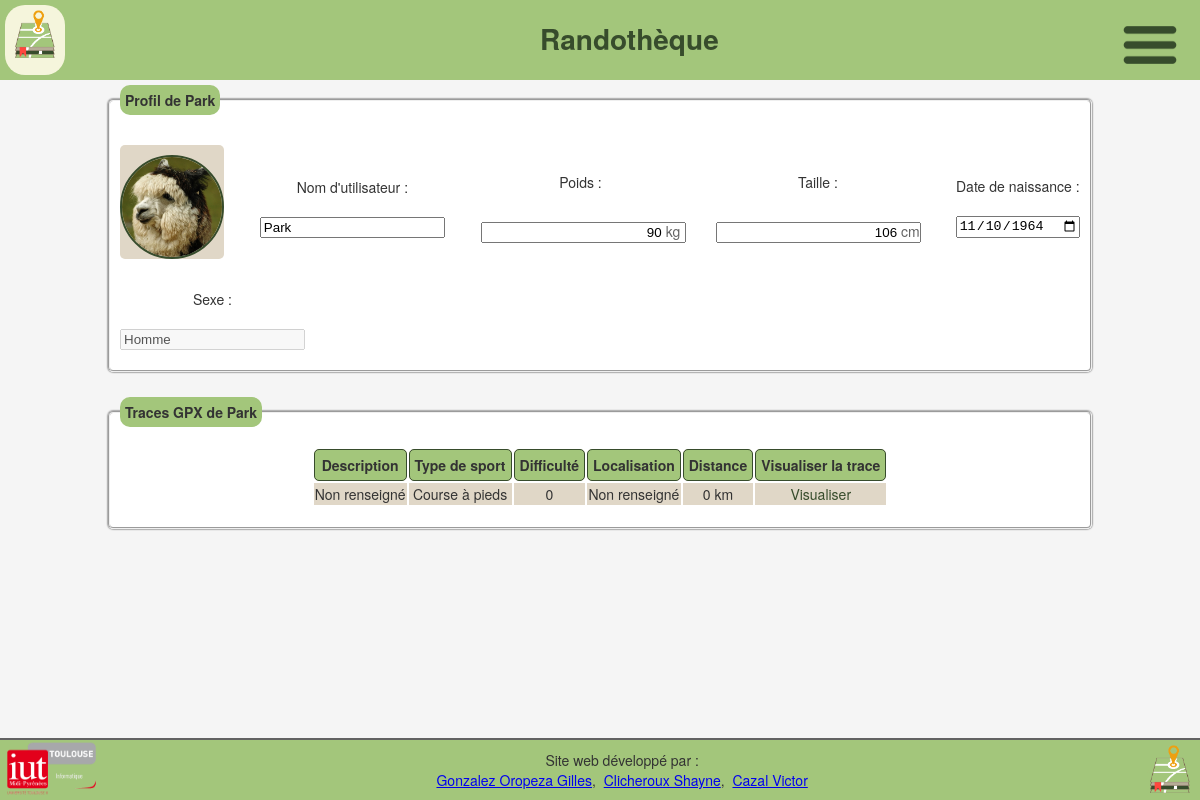
The page /profil.php?id_util=39 (signed in) on the database as committed earlier.
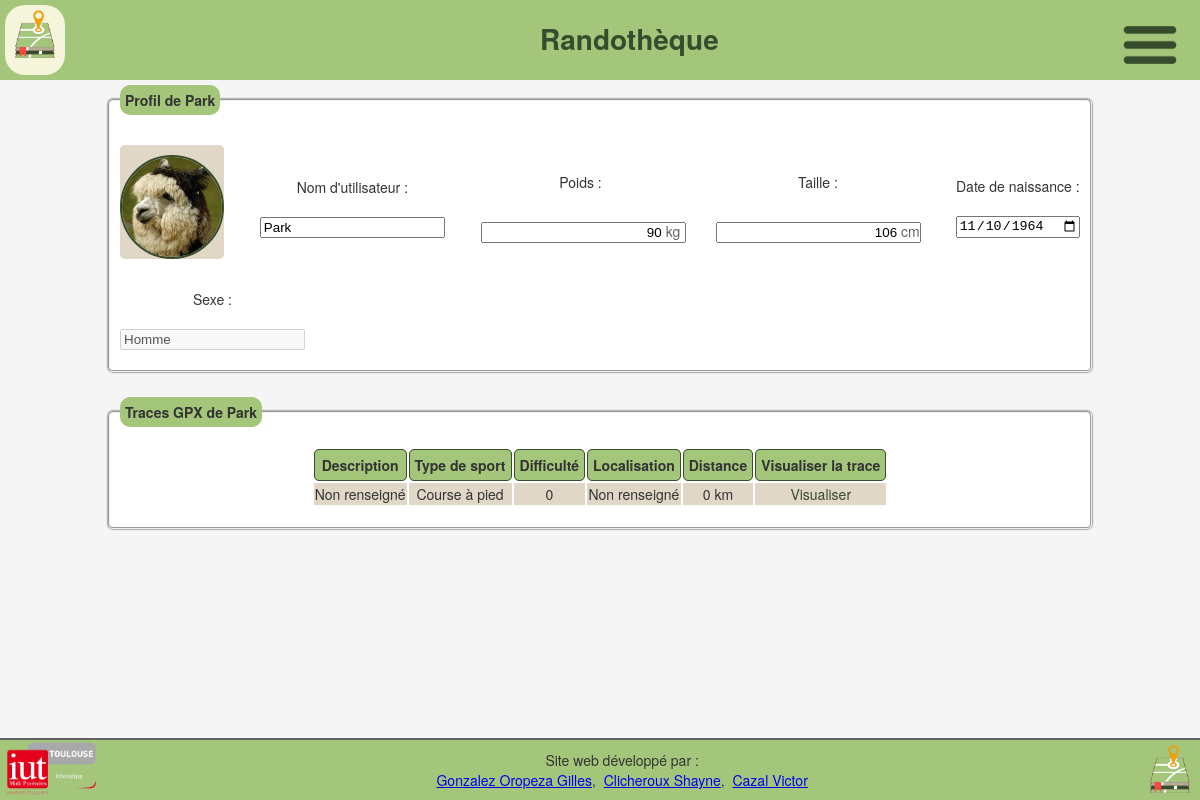
The same page on the database as committed later.
### tables this page shows
CREATE TABLE IF NOT EXISTS `fichier_gpx` (
  `Id_Fichier_GPX` int(11) NOT NULL AUTO_INCREMENT,
  `Nom` varchar(50) DEFAULT NULL,
  `Description` mediumtext,
  `Type_de_sport` varchar(50) DEFAULT NULL,
  `Difficulte` tinyint(4) DEFAULT NULL,
  `Localisation` varchar(50) DEFAULT NULL,
  `Id_Utilisateur` int(11) NOT NULL,
  PRIMARY KEY (`Id_Fichier_GPX`),
  KEY `Id_Utilisateur` (`Id_Utilisateur`)
);

### public_html/profil.php (the view, shortened to what this page needs)
<?php
require 'php/connexiondb.php';
$reqUsername = $linkpdo->prepare('SELECT * FROM utilisateur
WHERE Id_Utilisateur = :id_util');
$reqUsername->execute(array('id_util'=>$_GET['id_util']));
if($data = $reqUsername->fetch()) {
	$userName = $data['Nom_d_utilisateur'];
	$poids = $data['Poids'];
	$taille = $data['Taille'];
	$dateN = date("Y-m-d", $data['DateN']);
	$sexe = $data['Sexe'];
} else {
	header("Location: profil.php?id_util=".$_SESSION['id_util']."&err=null_profile");
}
?>
<!DOCTYPE html>
<html lang="fr">
<?php
	include 'php/balise_head.php';
	echo "<body>";
	include 'php/head.php';
?>
	<fieldset class="main">
		<legend class="title">Profil de <?php echo $userName; ?></legend>
		<form method="post" action="profil.php?id_util=<?php echo $_SESSION['id_util']; ?> ">
			<div id="contenuProfil">
				<div class="col im">
				<?php
					if(file_exists("images/avatars/".$_GET['id_util'].".jpg")) {
						echo "<img src=\"images/avatars/".$_GET['id_util'].".jpg\" alt=\"Avatar de ".$userName."\" height=\"100\">";
					} else {
						echo "<img src=\"images/avatars/default.jpg\" alt=\"Avatar de ".$userName."\" height=\"100\">";
					}
				?>
				</div>
				<div class="col">
					<label for="username">Nom d'utilisateur :</label>
					<input type="text" id="username" name="username" value="<?php echo $userName; ?>"/>
				</div>
				<div class="col">
					<label for="poids">Poids :</label>
					<div><input type="text" style="padding-right:22px; text-align:right;" id="poids" name="poids" value="<?php echo $poids; ?>"/><span style="margin-left:-20px;color: rgb(100, 100, 100);">kg</span></div>
				</div>
				<div class="col">
					<label for="taille">Taille :</label>
					<div><input type="text" style="padding-right:22px; text-align:right;" id="taille" name="taille" value="<?php echo $taille; ?>"/><span style="margin-left:-20px;color: rgb(100, 100, 100);">cm</span></div>
				</div>
				<div class="col">
					<label for="dateN">Date de naissance :</label>
					<input type="date" id="dateN" name="dateN" value="<?php echo $dateN; ?>"/>
				</div>
				<div class="col">
					<label for="Sexe">Sexe :</label>
					<input type="text" id="Sexe" name="Sexe" disabled="disabled" value="<?php
						if($sexe == 'F') {
							echo "Femme";
						} else if ($sexe == 'M') {
							echo "Homme";
						} else {
							echo "Non renseigné / Autre";
					}?>"/>
				</div>
			</div>
		</form>
	</fieldset>
	<?php
		$reqFichierGpx = $linkpdo->prepare('SELECT * FROM fichier_gpx WHERE Id_Utilisateur = :id_util');
		$reqFichierGpx->execute(array('id_util'=>$_GET['id_util']));
	?>
	<fieldset class="main">
		<legend class="title">Traces GPX de <?php echo $userName; ?></legend>
		<div id="tracks">
			<?php
				if(!$fichierGpx = $reqFichierGpx->fetchAll()) {
			?>
			<img src="images/notfound.png" alt="Aucune trace trouvée" height="100">
			<p id="notfound">Aucune trace importée pour l'instant</p>
			<?php
				} else {
					echo "<table class=\"gpx_table\">";
					echo "<tr><th>Description</th><th>Type de sport</th><th>Difficulté</th><th>Localisation</th><th>Distance</th><th>Visualiser la trace</th></tr>";
					foreach($fichierGpx as $gpx) {
						echo "<tr><td>".$gpx['Description']."</td><td>".$gpx['Type_de_sport']."</td><td>".$gpx['Difficulte']."</td><td>".$gpx['Localisation']."</td><td>".round($gpx['Distance'], 2)." km</td><td><a href=\"visualisation.php?id_gpx=".$gpx['Id_Fichier_GPX']."\">Visualiser</a></td></tr>";
					}
					echo "</table>";
				}
				?>
		</div>
	</fieldset>
</body>
<?php
	include 'php/footer.php';
?>
</html>

Rows that differ between the two databases and show on the page:
changed fichier_gpx "Non renseigné": Type_de_sport "Course à pieds" → "Course à pied"
